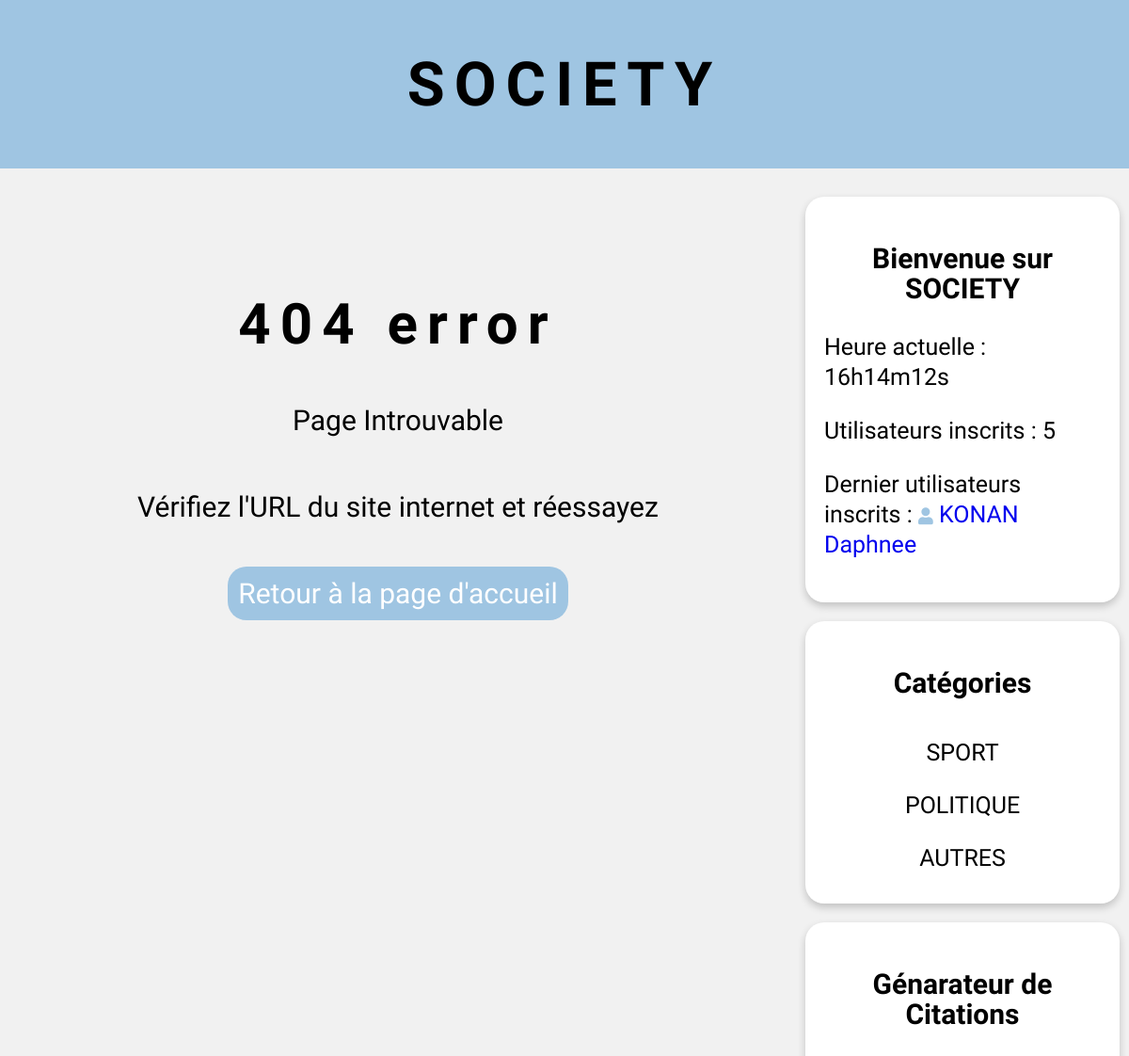
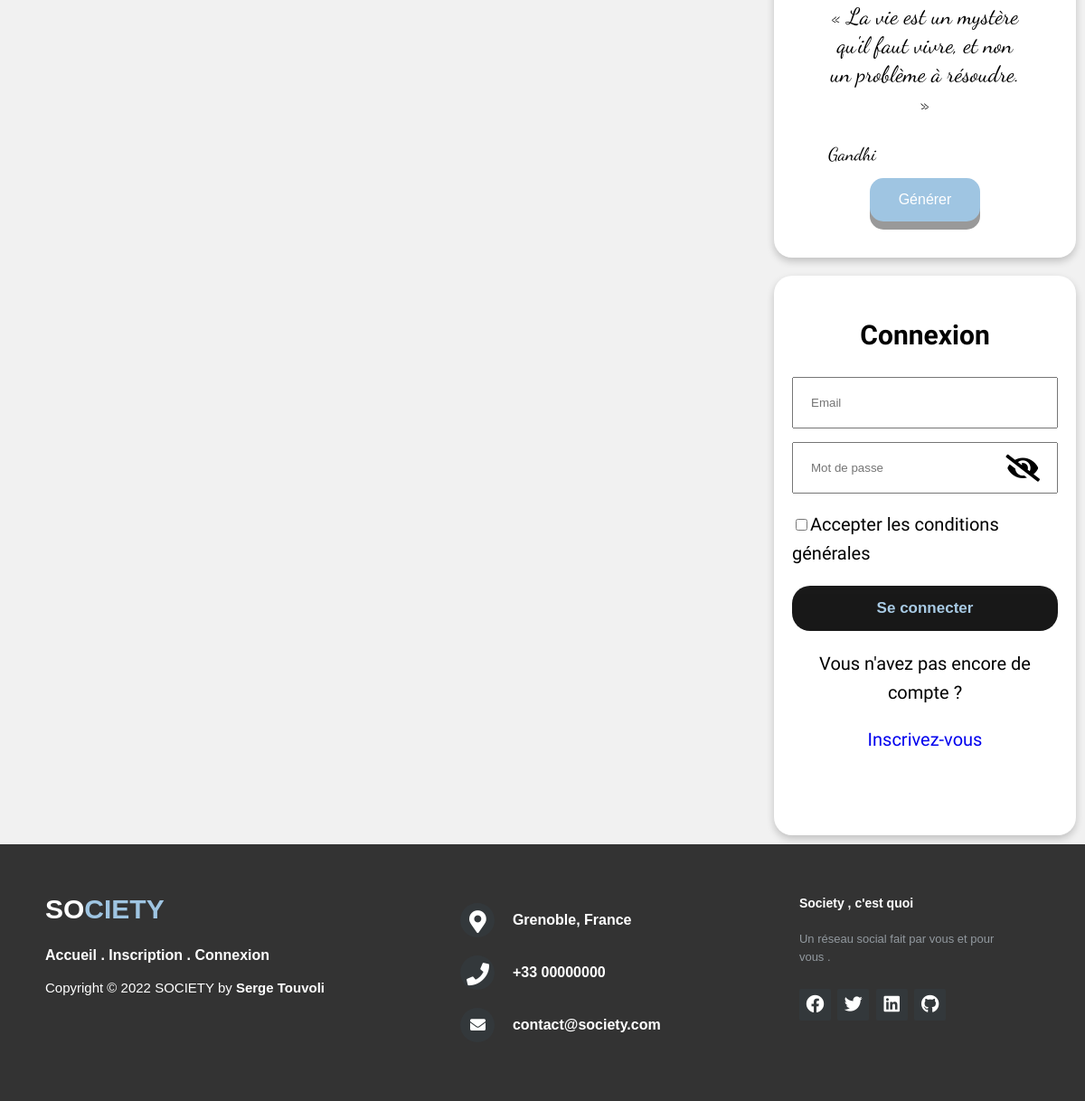
Screenshot of /actions/errorPage.php with the database file from the repository (2 pictures, top to bottom).
### tables this page shows
CREATE TABLE `users` (
  `user_id` int(11) NOT NULL,
  `user_lastname` varchar(50) NOT NULL,
  `user_firstname` varchar(50) NOT NULL,
  `user_mail` varchar(100) NOT NULL,
  `user_avatar` varchar(250) NOT NULL,
  `user_password` varchar(250) NOT NULL,
  `user_role` varchar(250) NOT NULL DEFAULT 'user',
  `user_valid` tinyint(4) NOT NULL DEFAULT '1'
);

CREATE TABLE `category` (
  `category_id` int(11) NOT NULL,
  `category_name` varchar(150) NOT NULL,
  `category_author` int(11) NOT NULL
);

### actions/errorPage.php (called while the page is built, shortened)
<?php
require('../lib/functions.php');
$dbh = dbConnexion();
$login = [
            'logEmail'      => '',
            'logPassword'   => '',
            'conditionsGenerales' => 0
        ];
$nbUsers  = countEntry($dbh, "users");
$sql ="SELECT * FROM users ORDER BY user_id DESC LIMIT 1";
$last_user = dbSelectOne($dbh,$sql);
$sql = "SELECT * FROM category";
$categories = dbSelectAll($dbh,$sql);
include('../views/'. LAYOUT . '.phtml');

### lib/functions.php (called while the page is built, shortened)
<?php
     function countEntry(PDO $dbh, string $table) : array {
         $sth = $dbh -> prepare ('SELECT COUNT(*) FROM ' . $table);
         $sth -> execute();
         return $sth->fetch (PDO::FETCH_ASSOC);
     }
    function dbSelectAll(PDO $dbh , string $sql, array $params = []) : array
    {
        $sth = $dbh->prepare($sql);
        $sth->execute($params);
        return $sth->fetchAll(PDO::FETCH_ASSOC);
    }
    function dbSelectOne(PDO $dbh , string $sql, array $params = [])
    {
        $sth = $dbh->prepare($sql);
        $sth->execute($params);
        return $sth->fetch(PDO::FETCH_ASSOC);
    }

### views/errorPage.phtml (the view, shortened to what this page needs)
    <?php $styles = '<link rel="stylesheet" href="../css/style.css">
                <link rel="stylesheet" href="../css/style_admin.css">' ;?>
<body onload=showDate();>
    <div class="row">
      <div class="leftcolumn">
          <div id="error">
              <h1>404 error</h1>
              <p>Page Introuvable</p>
              <p>Vérifiez l'URL du site internet et réessayez</p>
              <p><a href="../index.php">Retour à la page d'accueil</a></p>
            </div>
      </div>
      <div class="rightcolumn">
        <div  class="card">
          <h3>Bienvenue sur SOCIETY</h3>
          <p id='horloge' ></p>
          <div class="info_users">
            <p>Utilisateurs inscrits : <?= $nbUsers['COUNT(*)'] ?></p>
            <p>Dernier utilisateurs inscrits :
              <a href="account.php?id=<?= $last_user['user_id'] ?>">
                <i class="fas fa-user"></i> <?= $last_user['user_firstname'] ?> <?= $last_user['user_lastname'] ?>
              </a>
            </p>
          </div>
        </div>
        <div class="card">
          <h3>Catégories</h3>
          <div class="categories">
            <?php foreach ($categories as $article): ?>
              <a href="actions/singleCategory.php?id=<?= htmlspecialchars($article['category_id']) ?>"> <?= htmlspecialchars($article['category_name']) ?> </a>
            <?php endforeach;?>
          </div>
        </div>
        <div class="card">
          <h3>Génarateur de Citations</h3>
          <blockquote>
            <p id="citation" class="citation" >
              La vie est un mystère qu'il faut vivre, et non un problème à résoudre.
            </p>
            <div id="auteur">Gandhi</div>
            <div class="center">
              <button id="nouveau" class="button_c">Générer</button>
            </div>
          </blockquote>
        </div>
        <?php if (!isset($_SESSION['user'])) : ?>
          <div class="card">
            <form class="connexion" id="connexion" action="connexion.php" method="POST" >
              <h3>Connexion</h3>
              <div class="input-container">
                <input class="input" type="text" name="user_mail" placeholder="Email" >
              </div>
             <div class="password-field">
                <input class="input" id="password" autocomplete="on" type="password" name="user_password" placeholder="Mot de passe">
                <span><i id="eye" class="fas fa-eye-slash show-mdp"></i></span>
            </div>
              <div class="bottom-form">
                <div>
                  <input type="checkbox" class="check" name="conditionsGenerales" <?php if($login['conditionsGenerales'] == 1) echo 'checked' ?> >Accepter les conditions générales
                </div>
              </div>
              <button type="submit" class="btn-login"><strong>Se connecter</strong></button>
              <div class="text-center">
                      <p >Vous n'avez pas encore de compte ?</p>
              <a  href="inscription.php">Inscrivez-vous</a>
              </div>
            </form>
          </div>
        <?php else: ?>
        <?php endif;?>
      </div>
    </div>
<?php
require "template.php";
?>

### css/style.css (style rules this page uses)
.center { display: flex; justify-content: center; align-items: center; }
#error h1 { font-size: 6rem; }
#error a { padding: 11px; text-align:center; border-radius: 20px; background-color: var(--principalColor); width: 200px; color:white; }
#error { display: flex; flex-direction: column; margin-top: 100px; }
#error > p { background-color: #f1f1f1; text-align: center; font-size: 30px; }
.text-center { text-align: center; }
#horloge { font-size: 2.5rem; }
:root { --principalColor: #9FC5E2; --secondaryColor: #ECEBE8; --thirdColor: #006766; }
body, * { box-sizing: border-box; scroll-behavior: smooth; }
html { font-size: 62.5%; }
body { background: #f1f1f1; font-size: 2rem; margin: 0 ; line-height: 1.6em; font-family: 'Dongle', sans-serif; }
a { text-decoration: none; }
h1 { font-size: 6.5rem; letter-spacing: 1rem; text-align: center; }
h3 { text-align: center; font-size: 3rem; }
h1, h2 { color:black; }
.info_users { font-size: 2.5rem; }
.info_users i { font-size:1.8rem; color: var(--principalColor); }
.leftcolumn { float: left; width: 70%; height: 100%; }
.rightcolumn { float: left; width: 30%; padding-left: 20px; }
.card { background-color: white; padding: 20px; margin-top: 20px; border-radius: 20px; box-shadow: 0 4px 8px 0 rgba(0, 0, 0, 0.2); }
.button_c { padding: 15px 32px; font-size: 2rem; text-align: center; cursor: pointer; outline: none; color: #fff; margin-top: 10px; background-color: var(--principalColor); border: none; border-radius: 15px; box-shadow: 0 9px #999; font-size: 16px; }
.citation { text-align: center; font-size: 2.5rem; }
blockquote { font-family: 'Dancing Script', cursive; }
.citation::before { content:"«" }
.citation::after { content:"»"; }
.citation { text-align:center; }
.connexion { max-width:300px; margin: 0 auto; display: flex; flex-direction: column; margin-bottom:70px; }
.input-container { display: flex; width: 100%; margin-bottom: 15px; }
.password-field { position: relative; }
.password-field #eye { position : absolute; right: 20px; top: 50%; transform: translateY(-50%); cursor: pointer; }
.btn-login , .btn-register { background-color: black; color:var(--principalColor); padding: 15px; border: none; cursor: pointer; font-size: 1.7rem; opacity: 0.9; margin-top: 20px; border-radius: 20px; }
.input { width: 100%; padding: 19px; }
.bottom-form { display:flex; justify-content: center; }
.check { margin-top: 2.8rem; }
.show-mdp { font-size: 3rem; cursor:pointer; }
.categories { width: 100% }
.categories a { color: black; text-align:center; display: block; border-radius: 20px; padding: 12px; text-transform: uppercase; font-size: 2.5rem; text-decoration: none; }

### css/style_admin.css (style rules this page uses)
.row { padding: 1rem; }
.row:after { content: ""; display: table; clear: both; }

### rows the page displays
users: user_firstname "KONAN", user_lastname "Daphnee"
category: category_name "SPORT"
category: category_name "POLITIQUE"
category: category_name "AUTRES"

### other values shown
TITLE "SOCIETY"
$nbUsers['COUNT(*)'] "5"
getCurrentDate('Y') "2022"
